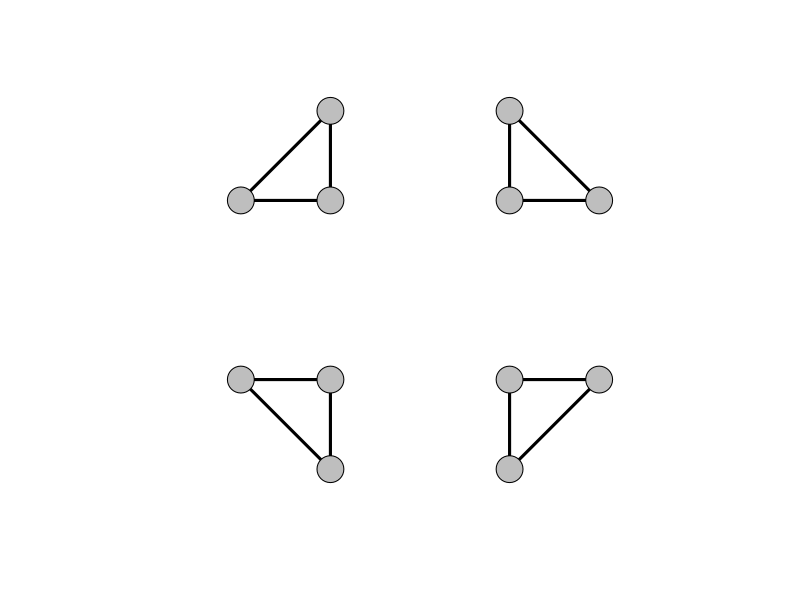
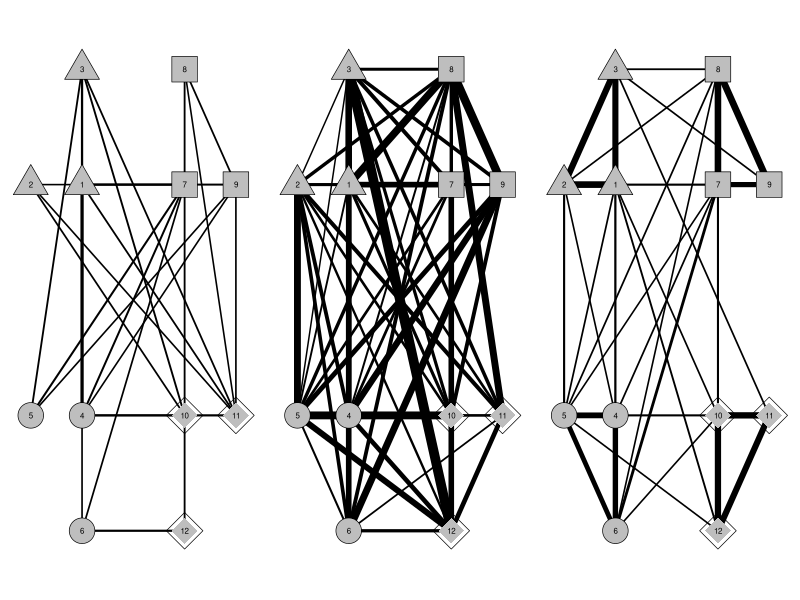

Here is the R script that generated these plots, in order:
library(igraph)
library(ggraph)
library(tidygraph)
library(qgraph)
library(cowplot)

layout=matrix(c(1,3,
                0,3,
                1,4,
                1,1,
                0,1,
                1,0,
                3,3,
                3,4,
                4,3,
                3,1,
                4,1,
                3,0), byrow = T, ncol=2)


memberships=c(rep("A",3), rep("B",3), rep("C",3), rep("D",3))
memberships


expand.grid(memberships, memberships)

memb.mat=outer(memberships, memberships, "==")
memb.mat

mat1=apply(memb.mat, c(1,2), function(x) if(x==TRUE) x=0.3 else x=0)

g1=graph_from_adjacency_matrix(mat1, mode="undirected", weighted=T, diag=F)
plot(g1, layout=layout, edge.width=E(g1)$weight*10, edge.color="black", vertex.label="", vertex.color="gray")

p.in=0.1
p.out=0.1

mat2=apply(memb.mat, c(1,2), function(x) if(x==TRUE) x=rnorm(1,mean=p.in,sd=0.1) else x=rnorm(1,mean=p.out,sd=0.1))
mat2[mat2<0.2]=0
mat2=(mat2+t(mat2))/2
g2=graph_from_adjacency_matrix(mat2, mode="undirected", weighted=T, diag=F)
#plot(g2, layout=layout, edge.width=E(g2)$weight*10, edge.color="black", vertex.label="", vertex.color="gray")


p.in=0.3
p.out=0.3
mat3=apply(memb.mat, c(1,2), function(x) if(x==TRUE) x=rnorm(1,mean=p.in,sd=0.5) else x=rnorm(1,mean=p.out,sd=0.5))
mat3[mat3<0.2]=0
mat3=(mat3+t(mat3))/2
g3=graph_from_adjacency_matrix(mat3, mode="undirected", weighted=T, diag=F)
#plot(g3, layout=layout, edge.width=E(g3)$weight*10, edge.color="black", vertex.label="", vertex.color="gray")

p.in=0.6
p.out=0.1
mat4=apply(memb.mat, c(1,2), function(x) if(x==TRUE) x=rnorm(1,mean=p.in,sd=0.1) else x=rnorm(1,mean=p.out,sd=0.1))
mat4[mat4<0.2]=0
mat4=(mat4+t(mat4))/2
g4=graph_from_adjacency_matrix(mat4, mode="undirected", weighted=T, diag=F)
#plot(g4, layout=layout, edge.width=E(g4)$weight*10, edge.color="black", vertex.label="", vertex.color="gray")


shps=c("triangle", "triangle", "triangle", "circle", "circle", "circle", "square", "square", "square", "diamond", "diamond", "diamond")
png("figs/Conceptual.png",width=13,height=5,units="in",res=300)
par(mfrow=c(1,3))
#p1=qgraph(mat1, color="gray", diag=F,fade=F, layout=layout, shape=shps, edge.color="black")
qgraph(mat2, color="gray", diag=F,fade=F, layout=layout, shape=shps, edge.color="black", maximum=1)
qgraph(mat3, color="gray", diag=F,fade=F, layout=layout, shape=shps, edge.color="black", maximum=1)
qgraph(mat4, color="gray", diag=F,fade=F, layout=layout, shape=shps, edge.color="black", maximum=1)

dev.off()
